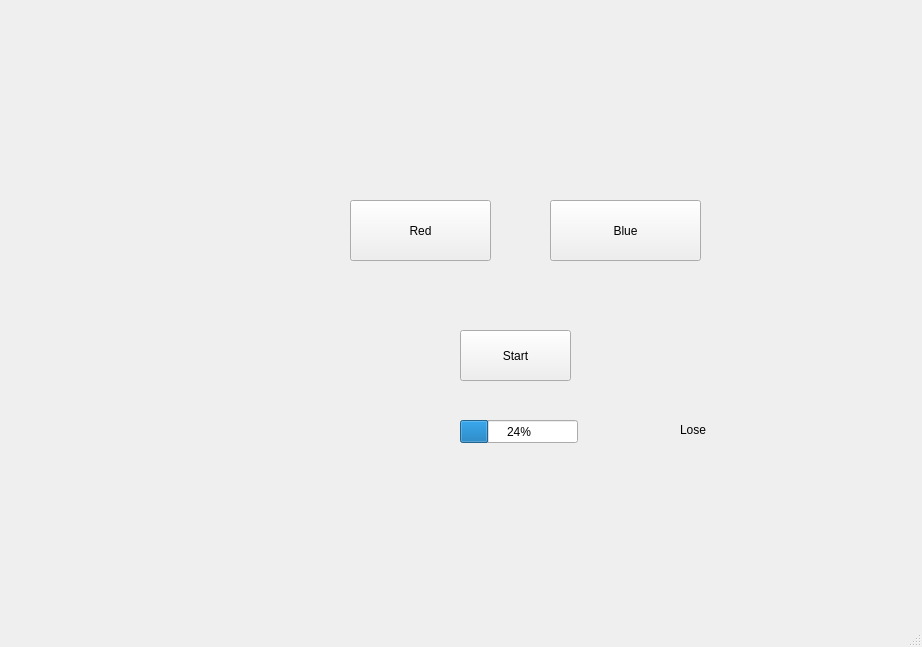
<?xml version="1.0" encoding="UTF-8"?>
<ui version="4.0">
 <class>MainWindow</class>
 <widget class="QMainWindow" name="MainWindow">
  <property name="geometry">
   <rect>
    <x>0</x>
    <y>0</y>
    <width>922</width>
    <height>647</height>
   </rect>
  </property>
  <property name="windowTitle">
   <string>MainWindow</string>
  </property>
  <widget class="QWidget" name="centralwidget">
   <widget class="QPushButton" name="redButton">
    <property name="geometry">
     <rect>
      <x>350</x>
      <y>200</y>
      <width>141</width>
      <height>61</height>
     </rect>
    </property>
    <property name="text">
     <string>Red</string>
    </property>
   </widget>
   <widget class="QPushButton" name="blueButton">
    <property name="geometry">
     <rect>
      <x>550</x>
      <y>200</y>
      <width>151</width>
      <height>61</height>
     </rect>
    </property>
    <property name="text">
     <string>Blue</string>
    </property>
   </widget>
   <widget class="QPushButton" name="pushButton">
    <property name="geometry">
     <rect>
      <x>460</x>
      <y>330</y>
      <width>111</width>
      <height>51</height>
     </rect>
    </property>
    <property name="text">
     <string>Start</string>
    </property>
   </widget>
   <widget class="QProgressBar" name="progressBar">
    <property name="geometry">
     <rect>
      <x>460</x>
      <y>420</y>
      <width>118</width>
      <height>23</height>
     </rect>
    </property>
    <property name="value">
     <number>24</number>
    </property>
   </widget>
   <widget class="QLabel" name="loseMessage">
    <property name="geometry">
     <rect>
      <x>680</x>
      <y>420</y>
      <width>63</width>
      <height>20</height>
     </rect>
    </property>
    <property name="text">
     <string>Lose</string>
    </property>
   </widget>
  </widget>
  <widget class="QMenuBar" name="menubar">
   <property name="geometry">
    <rect>
     <x>0</x>
     <y>0</y>
     <width>922</width>
     <height>26</height>
    </rect>
   </property>
  </widget>
  <widget class="QStatusBar" name="statusbar"/>
 </widget>
 <resources/>
 <connections/>
</ui>
